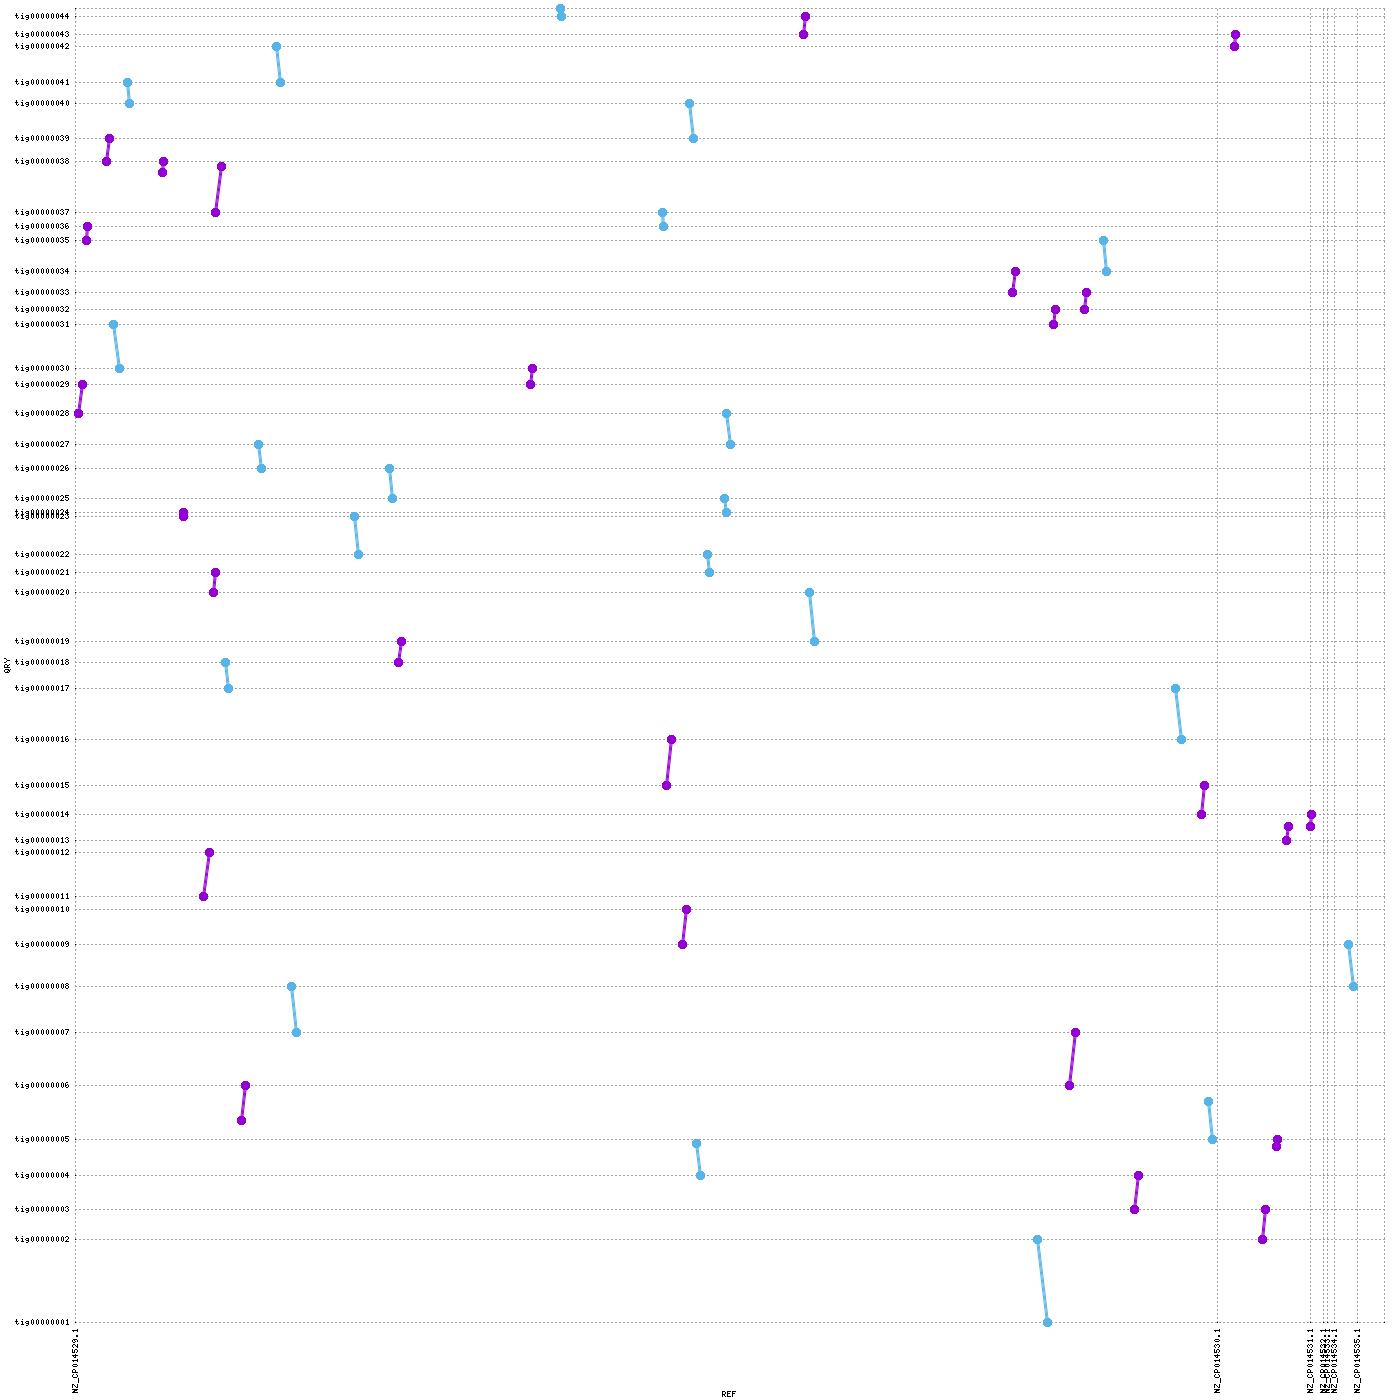

Generate this figure with gnuplot:
set terminal png tiny size 1400,1400
set output "/home/dich3309/rnaseq-tnseq-enterococcus-analysis/analyses/03_assembly_evaluation/mummer/canu_nanopore/canu_nanopore_plot.png"
set xtics rotate ( \
 "NZ_CP014529.1" 1.0, \
 "NZ_CP014530.1" 2765010.0, \
 "NZ_CP014531.1" 2988697.0, \
 "NZ_CP014532.1" 3021119.0, \
 "NZ_CP014533.1" 3030428.0, \
 "NZ_CP014534.1" 3047681.0, \
 "NZ_CP014535.1" 3102847.0, \
 "" 3168410 \
)
set ytics ( \
 "tig00000001" 1.0, \
 "tig00000002" 23096.0, \
 "tig00000003" 31574.0, \
 "tig00000004" 41078.0, \
 "tig00000005" 51188.0, \
 "tig00000006" 66278.0, \
 "tig00000007" 80886.0, \
 "tig00000008" 93807.0, \
 "tig00000009" 105648.0, \
 "tig00000010" 115392.0, \
 "tig00000011" 118888.0, \
 "tig00000012" 131213.0, \
 "tig00000013" 134637.0, \
 "tig00000014" 141842.0, \
 "tig00000015" 150075.0, \
 "tig00000016" 162755.0, \
 "tig00000017" 177148.0, \
 "tig00000018" 184454.0, \
 "tig00000019" 190364.0, \
 "tig00000020" 204001.0, \
 "tig00000021" 209643.0, \
 "tig00000022" 214665.0, \
 "tig00000023" 225087.0, \
 "tig00000024" 226319.0, \
 "tig00000025" 230097.0, \
 "tig00000026" 238500.0, \
 "tig00000027" 245168.0, \
 "tig00000028" 254006.0, \
 "tig00000029" 262167.0, \
 "tig00000030" 266437.0, \
 "tig00000031" 278756.0, \
 "tig00000032" 283145.0, \
 "tig00000033" 287802.0, \
 "tig00000034" 293650.0, \
 "tig00000035" 302195.0, \
 "tig00000036" 306138.0, \
 "tig00000037" 310166.0, \
 "tig00000038" 324458.0, \
 "tig00000039" 330653.0, \
 "tig00000040" 340617.0, \
 "tig00000041" 346348.0, \
 "tig00000042" 356421.0, \
 "tig00000043" 359841.0, \
 "tig00000044" 364740.0, \
 "" 367099 \
)
set size 1,1
set grid
unset key
set border 0
set tics scale 0
set xlabel "REF"
set ylabel "QRY"
set format "%.0f"
set mouse format "%.0f"
set mouse mouseformat "[%.0f, %.0f]"
set xrange [1:3168410]
set yrange [1:367099]
set style line 1  lt 1 lw 3 pt 6 ps 1
set style line 2  lt 3 lw 3 pt 6 ps 1
set style line 3  lt 2 lw 3 pt 6 ps 1
plot \
 "/home/dich3309/rnaseq-tnseq-enterococcus-analysis/analyses/03_assembly_evaluation/mummer/canu_nanopore/canu_nanopore_plot.fplot" title "FWD" w lp ls 1, \
 "/home/dich3309/rnaseq-tnseq-enterococcus-analysis/analyses/03_assembly_evaluation/mummer/canu_nanopore/canu_nanopore_plot.rplot" title "REV" w lp ls 2
